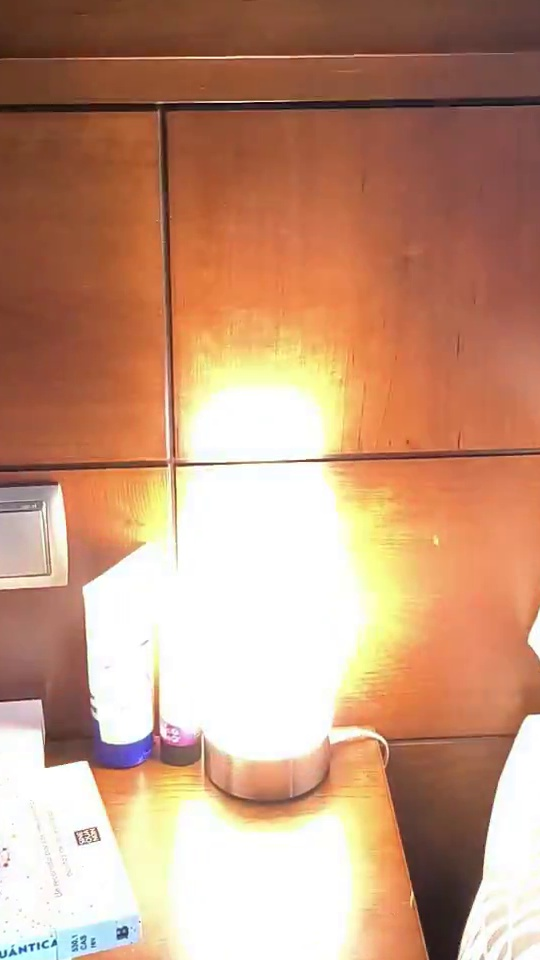
#> input picture lamp_on.jpg, 540 x 960 px, found by its file name
$ jupyter execute 'buscar un patron en un video.ipynb'   (shell and % lines are left out)   (text cells are left out)
#> lines starting #> are read from the running program, lines starting #| are printed output that depends on the picture; long printed decimals are rounded; pictures that were not available may be replaced by others from this repository, and a replacement may not be noted
[cell 1]
import cv2
import numpy as np
import csv

def load_reference_images(turned_on_path, turned_off_path):
#> called with turned_on_path = 'D:\\pyhton AI\\lamp_on.jpg', turned_off_path = 'D:\\pyhton AI\\lamp_off.jpg'
    img_on = cv2.imread(turned_on_path)
#> img_on is the input picture: shape (960, 540, 3); mean B, G, R 125.6, 151.9, 197.1
    img_off = cv2.imread(turned_off_path)
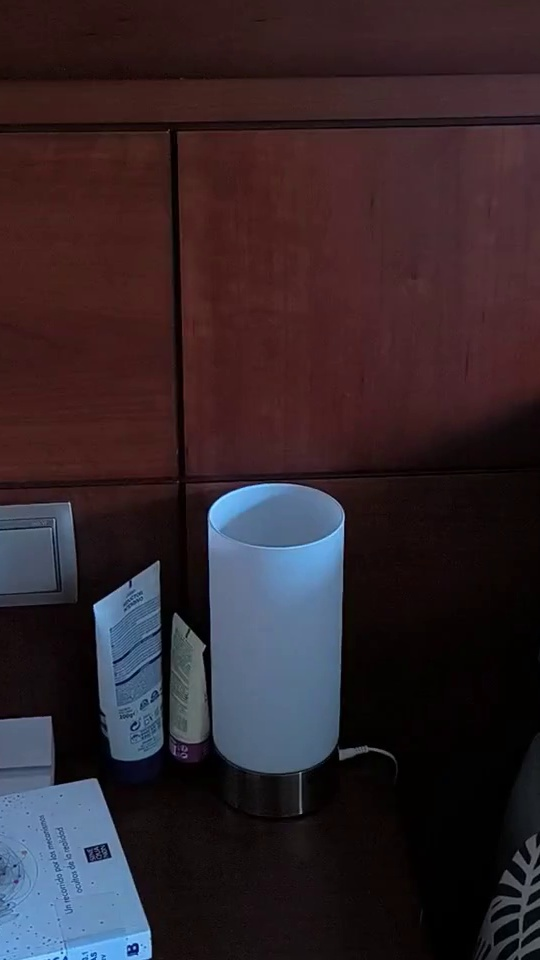
#> input picture lamp_off.jpg, 540 x 960 px, found by its file name
#> img_off is the input picture: shape (960, 540, 3); mean B, G, R 43.6, 37.9, 50.9
    img_on = cv2.cvtColor(img_on, cv2.COLOR_BGR2GRAY)
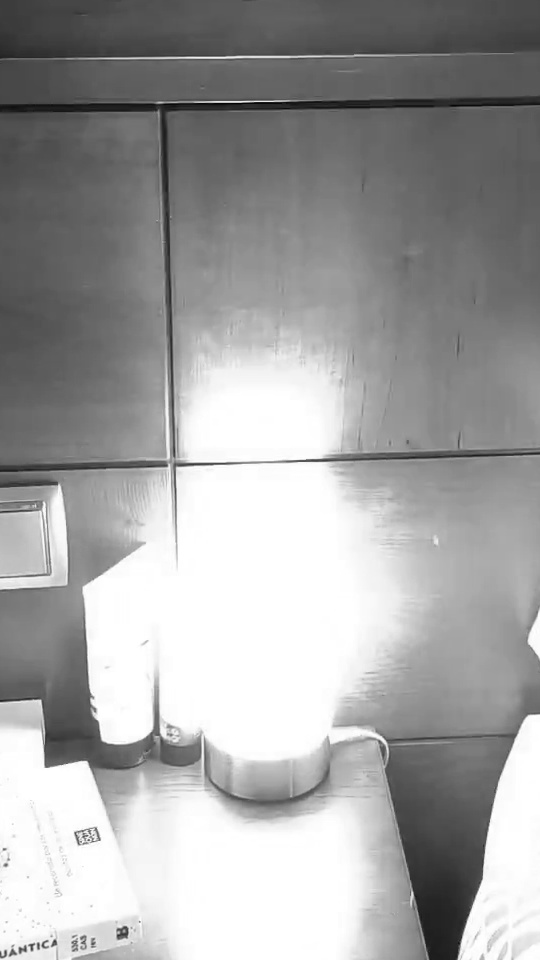
#> img_on: shape (960, 540); min 2, max 255, mean 162.5
    img_off = cv2.cvtColor(img_off, cv2.COLOR_BGR2GRAY)
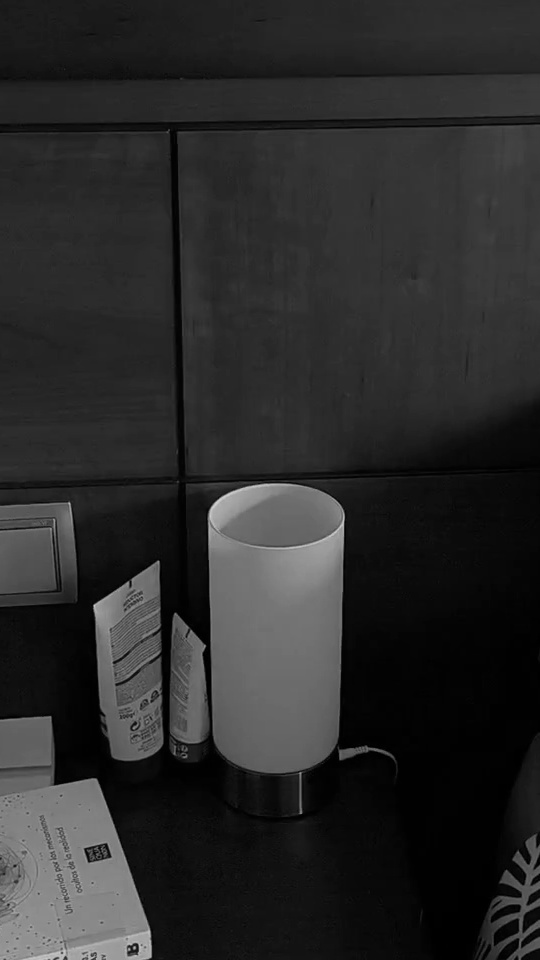
#> img_off: shape (960, 540); min 0, max 210, mean 42.5
    return img_on, img_off

def compare_frames(frame, img_on, img_off, threshold=0.7):
    gray_frame = cv2.cvtColor(frame, cv2.COLOR_BGR2GRAY)
    h, w = img_on.shape
    gray_frame_resized = cv2.resize(gray_frame, (w, h))

    score_on = cv2.matchTemplate(gray_frame_resized, img_on, cv2.TM_CCOEFF_NORMED)
    score_off = cv2.matchTemplate(gray_frame_resized, img_off, cv2.TM_CCOEFF_NORMED)

    # Debug: Imprimir las puntuaciones
    print(f"Score On: {score_on.max()}, Score Off: {score_off.max()}")

    if score_on.max() >= threshold:
        return "Encendida"
    elif score_off.max() >= threshold:
        return "Apagada"
    else:
        return "Desconocida"

def analyze_video(video_path, img_on, img_off, threshold):
#> called with video_path = 'D:\\python AI\\Lampara.mp4', threshold = 0.7
    video = cv2.VideoCapture(video_path)

    # Verificar si el video se ha cargado correctamente
    if not video.isOpened():
        print("Error al abrir el video.")
        return []

    lamp_status = []

    while True:
        success, frame = video.read()
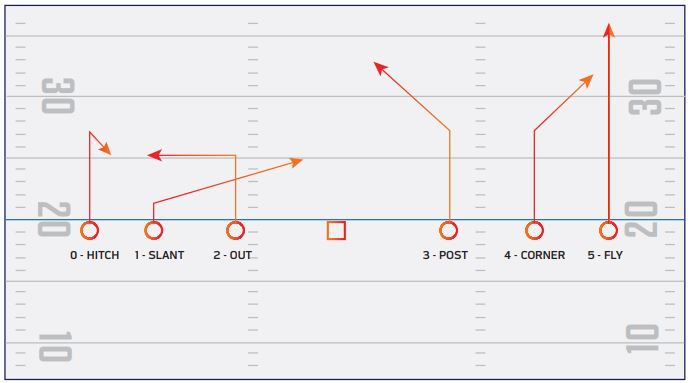
#> input picture jugada1.JPG, 693 x 383 px, given in place of Lampara.mp4, which was not available
#> frame is the input picture: shape (383, 693, 3); mean B, G, R 237, 234.7, 236
        if not success:
            print("sali break")
            break

        status = compare_frames(frame, img_on, img_off, threshold)
#> in compare_frames, `gray_frame = cv2.cvtColor(frame, cv2.COLOR_BGR2GRAY)`:
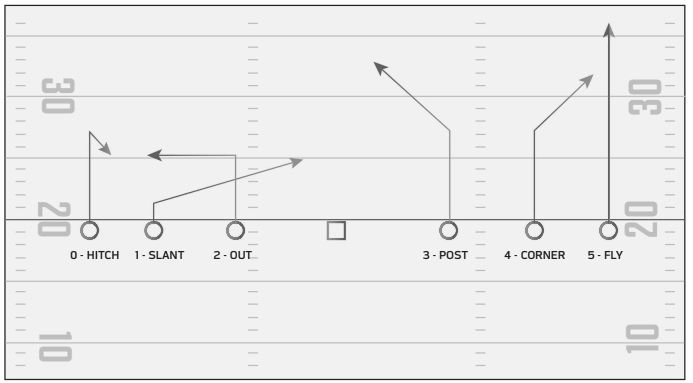
#> gray_frame: shape (383, 693); min 8, max 255, mean 235.2
#> in compare_frames, `gray_frame_resized = cv2.resize(gray_frame, (w, h))`:
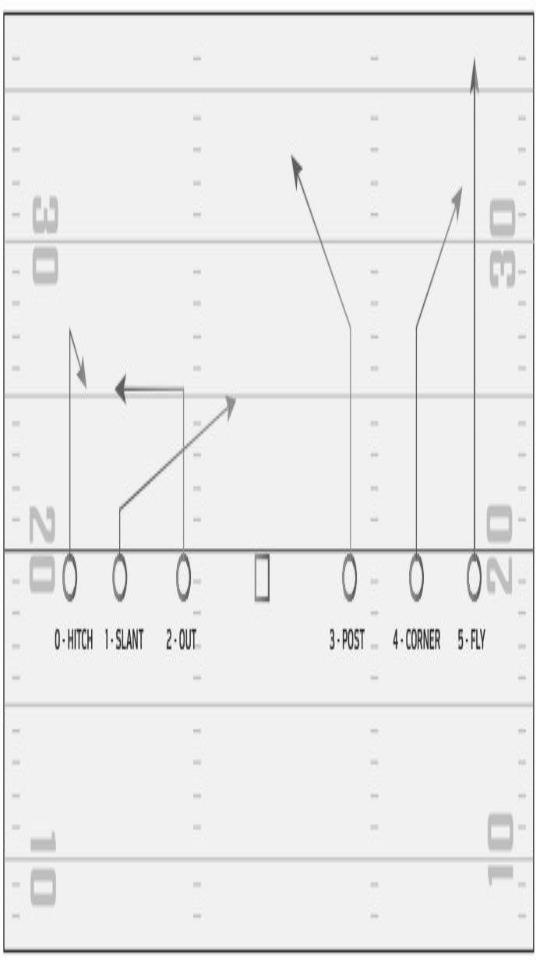
#> gray_frame_resized: shape (960, 540); min 29, max 255, mean 235.1
#> in compare_frames, `score_on = cv2.matchTemplate(gray_frame_resized, img_on, cv2.TM_CCOEFF..`: score_on = [-0.0262]
#> in compare_frames, `score_off = cv2.matchTemplate(gray_frame_resized, img_off, cv2.TM_CCOE..`: score_off = [-0.0103]
#| Score On: -0.02618, Score Off: -0.0103
#> status = 'Desconocida'
        lamp_status.append(status)
        print(status)  # Imprimir el estado de la lámpara
#| Desconocida

        # Visualización opcional para depuración
        cv2.imshow("Frame", frame)
        key = cv2.waitKey(1)
#> (key q is pressed here)
        if key == 27:  # Salir si se presiona 'Esc'
            break

    video.release()
    cv2.destroyAllWindows()
    print(f"Número de estados registrados: {len(lamp_status)}")
#| Número de estados registrados: 2
    return lamp_status


# Rutas a las imágenes de referencia
turned_on_image_path = "D:\pyhton AI\lamp_on.jpg"
turned_off_image_path = "D:\pyhton AI\lamp_off.jpg"

# Cargar las imágenes de referencia
img_on, img_off = load_reference_images(turned_on_image_path, turned_off_image_path)

# Definir el umbral (puedes ajustar este valor según sea necesario)
threshold = 0.7  # Ajusta este valor según las pruebas

# Analiza el video
video_path = "D:\python AI\Lampara.mp4"
lamp_status = analyze_video(video_path, img_on, img_off, threshold)
#> lamp_status = ['Desconocida', 'Desconocida']

[cell 2]
import cv2

def capture_frames_from_video(video_path, output_on_path, output_off_path):
    video = cv2.VideoCapture(video_path)

    if not video.isOpened():
        print("Error al abrir el video.")
        return

    captured_on = False
    captured_off = False

    while True:
        success, frame = video.read()
        if not success:
            print("Fin del video.")
            break

        # Obtener las dimensiones del fotograma
        height, width, _ = frame.shape

        # Definir el tamaño del área de interés (puedes ajustarlo según tus necesidades)
        crop_height = height // 2  # Altura del área central
        crop_width = width // 2    # Ancho del área central

        # Calcular las coordenadas para recortar el área central
        start_x = (width - crop_width) // 2
        start_y = (height - crop_height) // 2

        # Recortar el área central
        cropped_frame = frame[start_y:start_y + crop_height, start_x:start_x + crop_width]

        # Mostrar el fotograma recortado
        cv2.imshow("Video - Presiona 'o' para Encendida, 'a' para Apagada, 'p' para Pausar, 'q' para Salir", cropped_frame)

        key = cv2.waitKey(100)  # Esperar 100 ms para la próxima imagen

        # Presiona 'o' para capturar la lámpara encendida
        if key & 0xFF == ord('o') and not captured_on:
            cv2.imwrite(output_on_path, cropped_frame)
            print("Fotograma de lámpara encendida guardado.")
            captured_on = True  # Marcar que ya se ha capturado el fotograma encendido

        # Presiona 'a' para capturar la lámpara apagada
        elif key & 0xFF == ord('a') and not captured_off:
            cv2.imwrite(output_off_path, cropped_frame)
            print("Fotograma de lámpara apagada guardado.")
            captured_off = True  # Marcar que ya se ha capturado el fotograma apagado

        # Presiona 'p' para pausar el video
        elif key & 0xFF == ord('p'):
            print("Video pausado. Presiona 'p' nuevamente para continuar.")
            while True:
                key_paused = cv2.waitKey(0)
                if key_paused & 0xFF == ord('p'):
                    print("Continuando...")
                    break
                elif key_paused & 0xFF == ord('q'):
                    video.release()
                    cv2.destroyAllWindows()
                    return

        # Presiona 'q' para salir del bucle
        elif key & 0xFF == ord('q'):
            break

    video.release()
    cv2.destroyAllWindows()

# Rutas del video y de salida
video_path = "D:\pyhton AI\Lampara.mp4"
output_on_path = "D:\pyhton AI\lamp_on1.jpg"
output_off_path = "D:\pyhton AI\lamp_off2.jpg"


# Captura de fotogramas manualmente
capture_frames_from_video(video_path, output_on_path, output_off_path)
#> in capture_frames_from_video, `cropped_frame = frame[start_y:start_y + crop_height, start_x:start_x +..`:
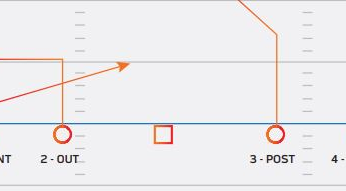
#> cropped_frame: shape (191, 346, 3); mean B, G, R 237.2, 235.7, 237.3
#> (key q is pressed here)

[cell 3]
import cv2
import numpy as np
import csv

def load_reference_images(turned_on_path, turned_off_path):
    img_on = cv2.imread(turned_on_path)
    img_off = cv2.imread(turned_off_path)
    img_on = cv2.cvtColor(img_on, cv2.COLOR_BGR2GRAY)
    img_off = cv2.cvtColor(img_off, cv2.COLOR_BGR2GRAY)
    return img_on, img_off

def compare_frames(frame, img_on, img_off, threshold=0.7):
    gray_frame = cv2.cvtColor(frame, cv2.COLOR_BGR2GRAY)
    h, w = img_on.shape
    gray_frame_resized = cv2.resize(gray_frame, (w, h))

    score_on = cv2.matchTemplate(gray_frame_resized, img_on, cv2.TM_CCOEFF_NORMED)
    score_off = cv2.matchTemplate(gray_frame_resized, img_off, cv2.TM_CCOEFF_NORMED)

    # Debug: Imprimir las puntuaciones
    print(f"Score On: {score_on.max()}, Score Off: {score_off.max()}")

    if score_on.max() >= threshold:
        return "Encendida"
    elif score_off.max() >= threshold:
        return "Apagada"
    else:
        return "Desconocida"

def analyze_video(video_path, img_on, img_off, threshold=0.7):
    video = cv2.VideoCapture(video_path)
    lamp_status = []

    if not video.isOpened():
        print("Error al abrir el video.")
        return []

    while True:
        success, frame = video.read()
        if not success:
            print("Fin del video.")
            break

        # Área de interés central de la lámpara
        height, width, _ = frame.shape
        crop_height, crop_width = height // 2, width // 2
        start_x, start_y = (width - crop_width) // 2, (height - crop_height) // 2
        cropped_frame = frame[start_y:start_y + crop_height, start_x:start_x + crop_width]

        # Estado de la lámpara basado en comparación de fotogramas
        status = compare_frames(cropped_frame, img_on, img_off, threshold)
        lamp_status.append(status)
        print(status)

        # Visualización
        cv2.imshow("Frame", cropped_frame)
        key = cv2.waitKey(1)

        if key == 27:  # Salir si se presiona 'Esc'
            break

    video.release()
    cv2.destroyAllWindows()

    # Guardar resultados en CSV
    with open('lamp_status.csv', mode='w', newline='') as file:
        writer = csv.writer(file)
        writer.writerow(["Frame", "Estado"])
        for i, status in enumerate(lamp_status):
            writer.writerow([i, status])

    print(f"Número de estados registrados: {len(lamp_status)}")
    return lamp_status

# Rutas de archivos
turned_on_image_path = "D:\\pyhton AI\\lamp_on.jpg"
turned_off_image_path = "D:\\pyhton AI\\lamp_off.jpg"
video_path = "D:\\pyhton AI\\Lampara.mp4"

# Cargar imágenes y analizar video
img_on, img_off = load_reference_images(turned_on_image_path, turned_off_image_path)
lamp_status = analyze_video(video_path, img_on, img_off, threshold=0.7)
#> in compare_frames, `gray_frame = cv2.cvtColor(frame, cv2.COLOR_BGR2GRAY)`:
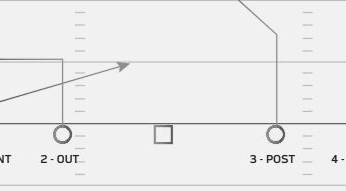
#> gray_frame: shape (191, 346); min 8, max 255, mean 236.2
#> in compare_frames, `gray_frame_resized = cv2.resize(gray_frame, (w, h))`:
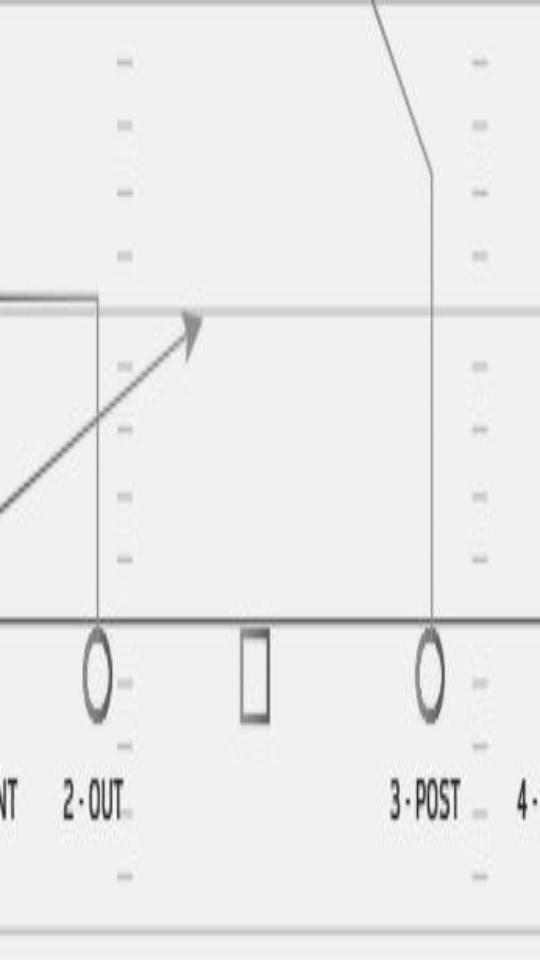
#> gray_frame_resized: shape (960, 540); min 21, max 255, mean 236.1
#> in compare_frames, `score_on = cv2.matchTemplate(gray_frame_resized, img_on, cv2.TM_CCOEFF..`: score_on = [-0.0261]
#> in compare_frames, `score_off = cv2.matchTemplate(gray_frame_resized, img_off, cv2.TM_CCOE..`: score_off = [-0.0231]
#| Score On: -0.02615, Score Off: -0.02315
#> in analyze_video, `status = compare_frames(cropped_frame, img_on, img_off, threshold)`: status = 'Desconocida'
#| Desconocida
#> (key q is pressed here)
#> the loop in analyze_video, `for i, status in enumerate(lamp_status):` made 2 passes
#| Número de estados registrados: 2

[cell 4]
import pandas as pd
import matplotlib.pyplot as plt

# Cargar los datos del archivo CSV
data = pd.read_csv('lamp_status.csv')

# Verificar los datos cargados
print(data.head())

# Variables para analizar los patrones
pattern = []
current_state = None
duration = 0

# Recorrer cada fila para encontrar la duración de cada estado
for index, row in data.iterrows():
    frame = row['Frame']
    state = row['Estado']

    # Si el estado cambia, almacenamos el estado anterior y su duración
    if state != current_state:
        if current_state is not None:
            pattern.append({'Estado': current_state, 'Duracion_frames': duration})
        # Actualizar al nuevo estado y reiniciar duración
        current_state = state
        duration = 1
    else:
        # Incrementar duración si el estado es el mismo
        duration += 1

# Añadir el último estado después del bucle
if current_state is not None:
    pattern.append({'Estado': current_state, 'Duracion_frames': duration})

# Convertir a DataFrame para facilitar el análisis
pattern_df = pd.DataFrame(pattern)

# Mostrar el patrón de parpadeo
print("Patrón de parpadeo detectado:")
print(pattern_df)

# Calcular frecuencia promedio de parpadeo
encendido_durations = pattern_df[pattern_df['Estado'] == 'Encendida']['Duracion_frames']
apagado_durations = pattern_df[pattern_df['Estado'] == 'Apagada']['Duracion_frames']

average_on_duration = encendido_durations.mean()
average_off_duration = apagado_durations.mean()
frequency = 1 / ((average_on_duration + average_off_duration) / 30)  # Frecuencia en Hz si son 30 fps

print(f"\nDuración promedio de Encendido: {average_on_duration} frames")
print(f"Duración promedio de Apagado: {average_off_duration} frames")
print(f"Frecuencia aproximada de parpadeo: {frequency:.2f} Hz")

# Graficar el patrón de parpadeo
fig, ax = plt.subplots()
times = []
states = []
time_counter = 0

for _, row in pattern_df.iterrows():
    estado = row['Estado']
    duracion = row['Duracion_frames']
    times.extend([time_counter, time_counter + duracion])
    states.extend([1 if estado == 'Encendida' else 0, 1 if estado == 'Encendida' else 0])
    time_counter += duracion

ax.plot(times, states, drawstyle='steps-post', color='blue', label="Estado de la lámpara")
ax.set_xlabel("Tiempo (fotogramas)")
ax.set_ylabel("Estado de la lámpara (1 = Encendida, 0 = Apagada)")
ax.set_title("Patrón de Parpadeo de la Lámpara")
ax.legend()
plt.show()
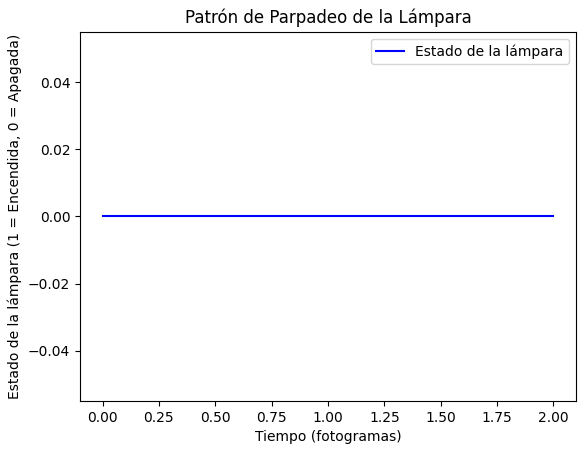
#> figure drawn by matplotlib, 1 panel
